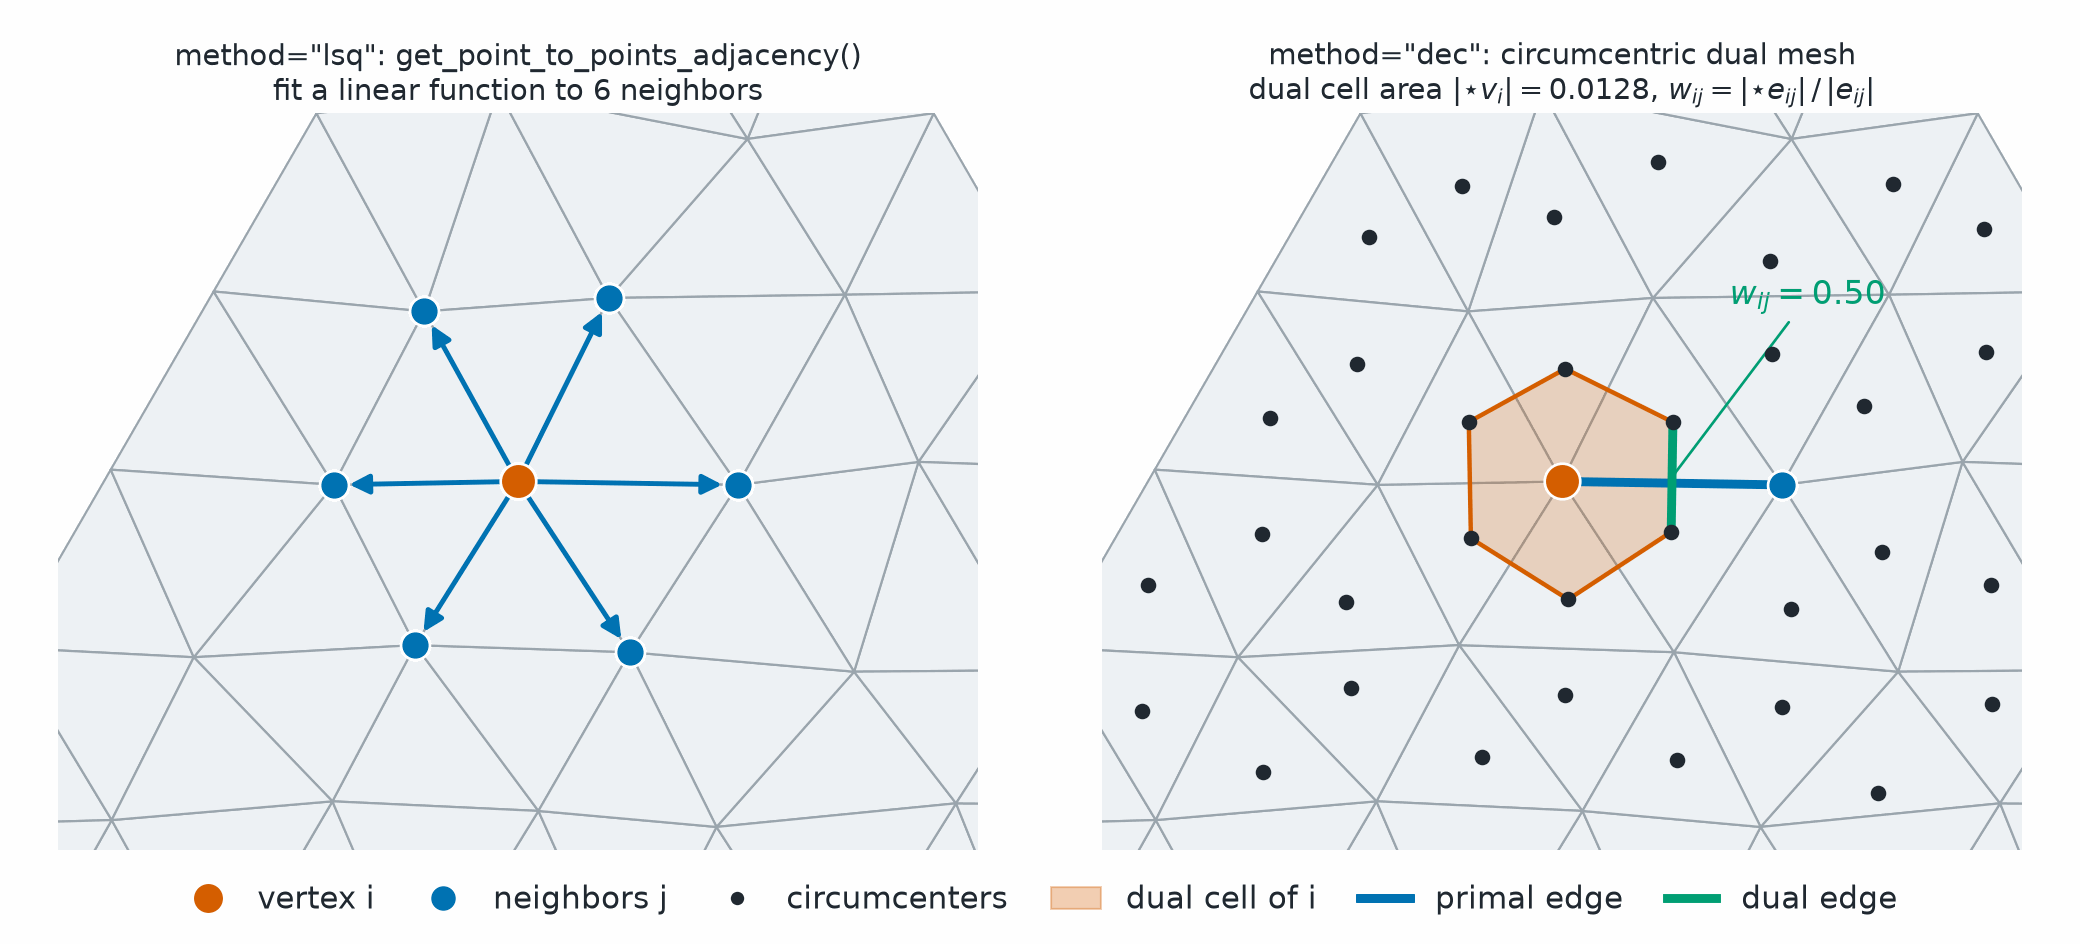

Python code for this plot:
# SPDX-FileCopyrightText: Copyright (c) 2023 - 2026 NVIDIA CORPORATION & AFFILIATES.
# SPDX-FileCopyrightText: All rights reserved.
# SPDX-License-Identifier: Apache-2.0
#
# Licensed under the Apache License, Version 2.0 (the "License");
# you may not use this file except in compliance with the License.
# You may obtain a copy of the License at
#
# http://www.apache.org/licenses/LICENSE-2.0
#
# Unless required by applicable law or agreed to in writing, software
# distributed under the License is distributed on an "AS IS" BASIS,
# WITHOUT WARRANTIES OR CONDITIONS OF ANY KIND, either express or implied.
# See the License for the specific language governing permissions and
# limitations under the License.


"""Show the stencils behind LSQ and DEC derivatives: a vertex's neighbors, and its circumcentric dual cell."""

import math
from pathlib import Path

import matplotlib.pyplot as plt
import torch
from _style import (
    EDGE,
    FACE,
    FIXED,
    RESULT,
    SECOND,
    TEXT,
    clean_axis,
    save,
)
from matplotlib.collections import PolyCollection
from matplotlib.lines import Line2D
from matplotlib.patches import Patch, Polygon

from physicsnemo.mesh import Mesh
from physicsnemo.mesh.geometry import (
    compute_circumcenters,
    compute_cotan_weights_fem,
    compute_dual_volumes_0,
)
from physicsnemo.mesh.primitives.planar import equilateral_triangle

OUTPUT = Path(__file__).parent / "dec_primal_dual.png"

DOT = dict(markeredgecolor="white", markeredgewidth=1.2, zorder=5)


def _patch():
    """An equilateral triangle patch with its interior vertices jittered."""

    base = equilateral_triangle.load(subdivisions=3)
    on_boundary = torch.zeros(base.n_points, dtype=torch.bool)
    on_boundary[base.get_boundary_mesh().cells.unique()] = True
    generator = torch.Generator().manual_seed(0)
    spacing = float(base.cell_areas.mean().mul(4 / math.sqrt(3)).sqrt())
    noise = (torch.rand(base.n_points, 2, generator=generator) - 0.5) * 0.25 * spacing
    points = base.points + noise * (~on_boundary).unsqueeze(-1)
    return Mesh(points=points, cells=base.cells), on_boundary


def _draw_mesh(axis, mesh):
    """Draw the triangles as a neutral background."""

    axis.add_collection(
        PolyCollection(
            mesh.points[mesh.cells].numpy(),
            facecolors=FACE,
            edgecolors=EDGE,
            linewidths=1.0,
        )
    )


def main():
    """Generate the documentation image."""

    mesh, on_boundary = _patch()
    # The interior vertex nearest the centroid of the patch.
    distance = (mesh.points - mesh.points.mean(dim=0)).norm(dim=-1)
    distance[on_boundary] = math.inf
    vertex = int(distance.argmin())
    center = mesh.points[vertex]

    ### LSQ stencil: the vertex's neighbors.
    neighbors = torch.tensor(mesh.get_point_to_points_adjacency().to_list()[vertex])

    ### DEC stencil: the circumcenters of the incident triangles, in angular order.
    circumcenters = compute_circumcenters(mesh.points[mesh.cells])
    incident = torch.tensor(mesh.get_point_to_cells_adjacency().to_list()[vertex])
    offsets = circumcenters[incident] - center
    order = torch.atan2(offsets[:, 1], offsets[:, 0]).argsort()
    incident = incident[order]
    dual_cell = circumcenters[incident]
    dual_area = float(compute_dual_volumes_0(mesh)[vertex])
    x, y = dual_cell.unbind(dim=-1)
    shoelace = 0.5 * float((x * y.roll(-1) - x.roll(-1) * y).sum())
    # For acute triangles, the dual cell is the polygon of the circumcenters.
    torch.testing.assert_close(shoelace, dual_area, rtol=1e-4, atol=0.0)

    # One primal edge (vertex, neighbor) and its dual edge, which joins the
    # circumcenters of the two triangles that share it.
    neighbor = int(neighbors[(mesh.points[neighbors] - center)[:, 0].argmax()])
    sharing = incident[(mesh.cells[incident] == neighbor).any(dim=-1)]
    dual_edge = circumcenters[sharing]
    weights, edges = compute_cotan_weights_fem(mesh)
    match = ((edges == vertex) | (edges == neighbor)).all(dim=-1)
    weight = float(weights[match][0])
    ratio = float(
        (dual_edge[0] - dual_edge[1]).norm() / (mesh.points[neighbor] - center).norm()
    )
    # The cotangent weight is the ratio of the dual and primal edge lengths.
    torch.testing.assert_close(ratio, weight, rtol=1e-4, atol=0.0)

    points = mesh.points.numpy()
    # Zoom in on the stencil, two rings of cells around the vertex.
    reach = 2.3 * float((mesh.points[neighbors] - center).norm(dim=-1).mean())
    cx, cy = center.tolist()
    limits = ((cx - reach, cx + reach), (cy - 0.8 * reach, cy + 0.8 * reach))

    figure, (lsq_axis, dec_axis) = plt.subplots(1, 2, figsize=(13.0, 5.9))

    _draw_mesh(lsq_axis, mesh)
    for target in neighbors.tolist():
        lsq_axis.annotate(
            "",
            xy=points[target],
            xytext=points[vertex],
            arrowprops=dict(
                arrowstyle="-|>",
                color=SECOND,
                linewidth=2.2,
                mutation_scale=18,
                shrinkA=0,
                shrinkB=7,
            ),
        )
    lsq_axis.plot(
        *points[neighbors.numpy()].T,
        "o",
        color=SECOND,
        markersize=13,
        linestyle="none",
        **DOT,
    )
    lsq_axis.plot(*points[vertex], "o", color=RESULT, markersize=16, **DOT)
    lsq_axis.set_title(
        f'method="lsq": get_point_to_points_adjacency()\n'
        f"fit a linear function to {len(neighbors)} neighbors"
    )

    _draw_mesh(dec_axis, mesh)
    dec_axis.add_patch(
        Polygon(
            dual_cell.numpy(),
            closed=True,
            facecolor=RESULT,
            alpha=0.22,
            edgecolor="none",
        )
    )
    dec_axis.add_patch(
        Polygon(
            dual_cell.numpy(), closed=True, fill=False, edgecolor=RESULT, linewidth=2.0
        )
    )
    dec_axis.plot(
        *points[[vertex, neighbor]].T,
        color=SECOND,
        linewidth=4.0,
        solid_capstyle="round",
        zorder=3,
    )
    dec_axis.plot(
        *dual_edge.numpy().T,
        color=FIXED,
        linewidth=4.0,
        solid_capstyle="round",
        zorder=4,
    )
    dec_axis.plot(
        *circumcenters.numpy().T,
        "o",
        color=TEXT,
        markersize=6,
        linestyle="none",
        zorder=4,
    )
    dec_axis.plot(*points[vertex], "o", color=RESULT, markersize=16, **DOT)
    dec_axis.plot(*points[neighbor], "o", color=SECOND, markersize=13, **DOT)
    midpoint = dual_edge.mean(dim=0).numpy()
    dec_axis.annotate(
        rf"$w_{{ij}} = {weight:.2f}$",
        xy=midpoint,
        xytext=(midpoint[0] + 0.035, midpoint[1] + 0.105),
        color=FIXED,
        fontsize=15,
        arrowprops=dict(arrowstyle="-", color=FIXED, linewidth=1.2, shrinkB=2),
    )
    dec_axis.set_title(
        'method="dec": circumcentric dual mesh\n'
        rf"dual cell area $|{{\star}}v_i| = {dual_area:.4f}$, "
        r"$w_{ij} = |{\star}e_{ij}|\,/\,|e_{ij}|$"
    )

    for axis in (lsq_axis, dec_axis):
        clean_axis(axis, limits)

    handles = [
        Line2D(
            [],
            [],
            marker="o",
            color=RESULT,
            linestyle="none",
            markersize=12,
            label="vertex i",
        ),
        Line2D(
            [],
            [],
            marker="o",
            color=SECOND,
            linestyle="none",
            markersize=10,
            label="neighbors j",
        ),
        Line2D(
            [],
            [],
            marker="o",
            color=TEXT,
            linestyle="none",
            markersize=5,
            label="circumcenters",
        ),
        Patch(facecolor=RESULT, alpha=0.3, edgecolor=RESULT, label="dual cell of i"),
        Line2D([], [], color=SECOND, linewidth=4, label="primal edge"),
        Line2D([], [], color=FIXED, linewidth=4, label="dual edge"),
    ]
    figure.legend(
        handles=handles,
        loc="lower center",
        ncol=6,
        frameon=False,
        handlelength=1.6,
        columnspacing=1.4,
    )
    figure.subplots_adjust(left=0.01, right=0.99, bottom=0.1, top=0.88, wspace=0.05)
    save(figure, OUTPUT)


if __name__ == "__main__":
    main()
